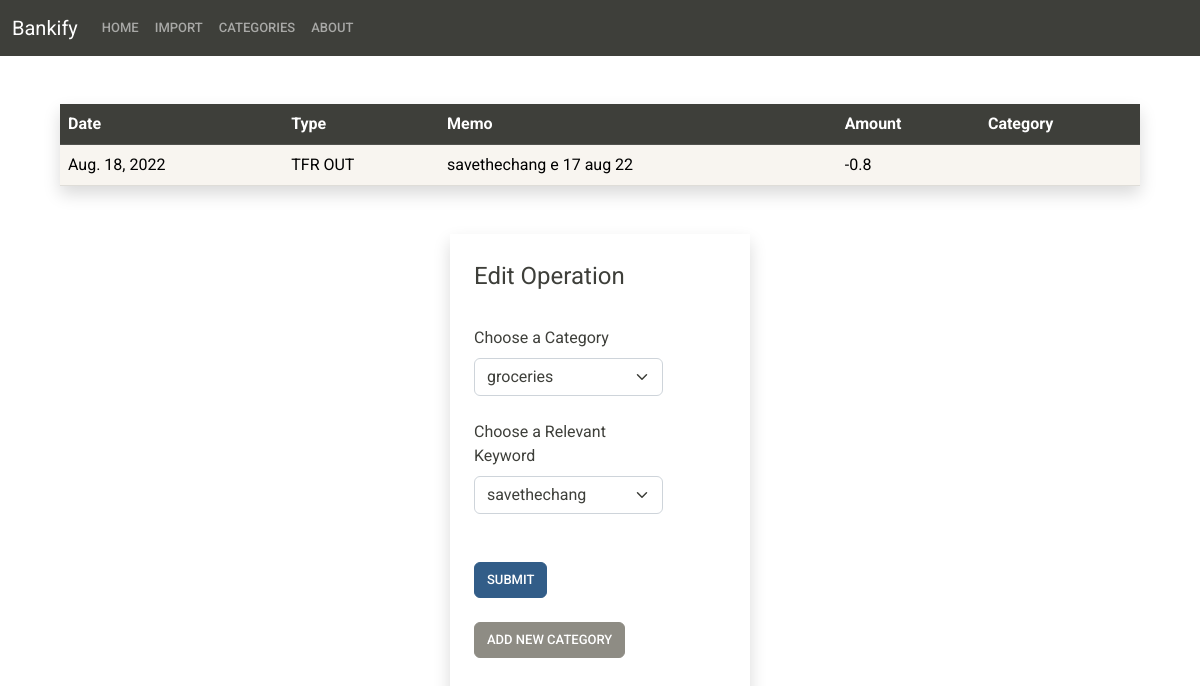
Screenshot of /2022081801 with the database file from the repository.
### main/models.py (models this page shows, shortened)
class Operations(models.Model):
    date = models.DateField()
    type = models.CharField(max_length=10)
    uniqueid = models.IntegerField(unique=True)
    memo = models.CharField(max_length=200)
    amount = models.FloatField()
    category = models.CharField(max_length=200)

### main/views.py (the view)
# urls.py: path("<int:id>", views.operation, name="operation"),
def operation(request, id):
    operation = Operations.objects.get(uniqueid=id)
    keyword_memo = operation.memo.split()
    if request.method == 'POST':
        print(request.POST)
        form = NewCategoryForm(request.POST)
        if form.is_valid():
            new_category = Categories(name = form.cleaned_data['name'])
            new_category.save()
            return render(request, 'main/operation.html', {
                'operation':operation,
                'categories': Categories.objects.all(),
                'keyword_memo': keyword_memo,
                'form': NewCategoryForm,
                'succes': True
                })
    else:
        form = NewCategoryForm()
    return render(request, 'main/operation.html', {
        'operation':operation,
        'categories': Categories.objects.all(),
        'keyword_memo': keyword_memo,
        'form': NewCategoryForm()
        })

### main/forms.py
class NewCategoryForm(forms.ModelForm):
    class Meta:
        model = Categories
        fields = ['name']
        widgets = {
            'name': forms.TextInput
        }

### main/templates/main/operation.html (shortened to what this page needs)
{% extends 'main/base.html' %}
{% block menu_navbar %}
<ul class="navbar-nav me-auto">
    <li class="nav-item">
      <a class="nav-link" href={% url 'index' %}>Home</a>
    </li>
    <li class="nav-item">
      <a class="nav-link" href={% url 'importcsv'%}>Import</a>
    </li>
    <li class="nav-item">
      <a class="nav-link" href={%url 'categories'%}>Categories</a>
    </li>
    <li class="nav-item">
      <a class="nav-link" href="#">About</a>
    </li>
</ul>
{%endblock menu_navbar%}
{% block content %}
<div class="container-fluid mt-5 w-auto ms-5 me-5" >
    <table class="table table-hover shadow">
        <thead>
            <tr class="table-dark">
                <th scope="col">Date</th>
                <th scope="col">Type</th>
                <th scope="col">Memo</th>
                <th scope="col">Amount</th>
                <th scope="col">Category</th>
            </tr>
        </thead>
        <tbody>
             <tr class="table-light">
                    <td>{{ operation.date }}</td>
                    <td>{{ operation.type }}</td>
                    <td>{{ operation.memo }}</td>
                    <td>{{ operation.amount }}</td>
                    <td>{{ operation.category }}</td>
             </tr>
        </tbody>
    </table>
</div>
<div class="container-fluid shadow mt-5 w-25 p-4" >
  <form method ="POST" action={% url 'operation' operation.uniqueid %}>
    <fieldset class="w-75">
      <legend>Edit Operation</legend>
      <div class="form-group " >
        <label for="selectcategory" class="form-label mt-4">Choose a Category</label>
        <select required class="form-select" id="selectcategory">
          {% for category in categories %}
            <option>{{ category.name }}</option>
          {% endfor %}
        </select>
      </div>
      <div class="form-group">
        <label for="selectkeyword" class="form-label mt-4">Choose a Relevant Keyword</label>
        <select class="form-select" id="selectkeyword">
          {% for keyword in keyword_memo %}
            <option>{{ keyword }}</option>
          {% endfor %}
        </select>
      </div>
      <button type="submit" class="btn btn-primary mt-5 mb-3">Submit</button>
      </fieldset>
  </form>
  <div class="mb-5">
    <button type="submit" class="btn btn-secondary mt-2"  data-bs-toggle="modal" data-bs-target="#modaladdcat">Add New Category</button>
  </div>
</div>
{% endblock content %}

### rows the page displays
Operations: date "Aug. 18, 2022", type "TFR OUT", memo "savethechang e 17 aug 22", amount "-0.8"

### other values shown
form field value "groceries"
form field value "savethechang"
